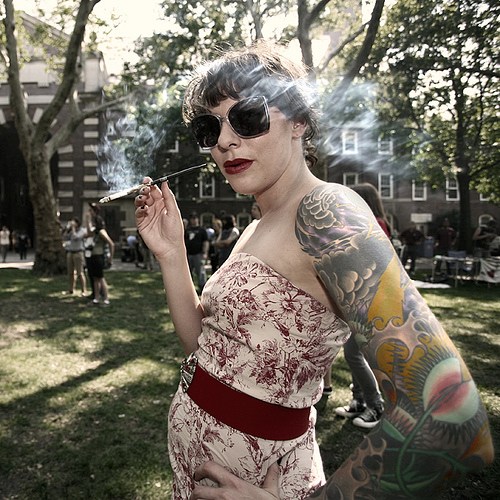
#> input picture set/source/im1.jpg, 500 x 500 px; its folder holds only this picture in this run
$ python MassiveTest.py   (Python 2 division)
#> lines starting #> are read from the running program, lines starting #| are printed output that depends on the picture
### SightSpotDetector.py
#!/usr/bin/env python

"""
SightSpotDetector is fully-functional visual attention framework.

It allows the following:
1) Calculation of saliency map for given image (grayscale or heatmap-colored).
2) Obtain pixel-precise saliency map of given image.
3) Extract main objects using specific algorithm.

Framework uses lazy calculation so it`s doing less worthless work.
"""

__author__    = 'Igor Ryabtsov aka Tinnulion'
__copyright__ = "Copyright (c) 2014"
__license__   = "Apache 2.0"
__version__   = "1.0"

import math
import numpy
import scipy.ndimage
from PIL import Image
import SightSpotUtil

class SightSpotDetector():

    # Global constants.
    _SMALL_BLUR_RATIO = 0.1
    _LARGE_BLUR_RATIO = 0.15
    _CELL_SIZE_RATIO = 1.0
    _SLIC_ALPHA = 0.25
    _ITERATION_NUMBER = 4

    def __init__(self, image, grain=0.1):
        """
        Public constructor of SightSpotDetector.

        Parameters
        ----------
        image : PIL.Image, numpy.ndarray or string
            Should be either 3 channel RGB image with 8bit channels (PIL.Image or numpy array) or filename.
        grain : floating-point value
            Value should be between 0.0 and 1.0.
        """
        rgb_image = image
        if isinstance(rgb_image, basestring):
            rgb_image = Image.open(rgb_image)
        if isinstance(rgb_image, Image.Image):
            rgb_image = numpy.asarray(rgb_image, dtype='float32')
        if not isinstance(rgb_image, numpy.ndarray):
            raise Exception('Argument "image" should be either PIL.Image, numpy.ndarray or string filename!')

        self._rgb_image = rgb_image
        self._orgb_image = None
        self._saliency_map = None
        self._fusion_map = None
        self._raw_heatmap = None
        self._precise_heatmap = None

        (width, height) = self._rgb_image.shape[1], self._rgb_image.shape[0]
        area = float(width * height)
        dim = math.sqrt(area) * grain
        self._small_sigma = self._SMALL_BLUR_RATIO * dim
        self._large_sigma = self._LARGE_BLUR_RATIO * dim
        self._cell_size = self._CELL_SIZE_RATIO * dim
        if self._cell_size <= 4.0:
            self._cell_size = 4.0

    def _get_orgb_image(self):
        if self._orgb_image is None:
            self._orgb_image = SightSpotUtil.eval_orgb_image(self._rgb_image)
        return self._orgb_image

    def _get_saliency_map(self, type):
        orgb_image = self._get_orgb_image()
        if type == 'raw':
            if self._saliency_map is None:
                small_sigma = self._small_sigma
                large_sigma = self._large_sigma
                self._saliency_map = SightSpotUtil.eval_saliency_map(orgb_image, small_sigma, large_sigma, 'auto')
            return self._saliency_map
        if type == 'precise':
            if self._fusion_map is None:
                saliency_map = self._get_saliency_map(type='raw')
                cell_size = self._cell_size
                alpha = self._SLIC_ALPHA
                iterations = self._ITERATION_NUMBER
                segmentation_map = SightSpotUtil.eval_slic_map(orgb_image, cell_size, alpha, iterations)
                self._fusion_map = SightSpotUtil.combine_saliency_and_segmentation(saliency_map, segmentation_map)
            return self._fusion_map
        raise Exception('Unknown argument value type = "' + str(type) + '"')

    def get_saliency_map(self, type='precise'):
        """
        Returns saliency map of image passed to SightSpotDetector constructor.

        Parameters
        ----------
        type : 'raw' or 'precise'
            Specifies whenever segmentation will be used to improve saliency map (slower).

        Returns
        -------
        out : ndarray
            Saliency map.
        """
        return self._get_saliency_map(type).copy()

    # [44 lines left out: functions get_heatmap, threshold, not called in this run]

    def get_foreground(self, source, value='auto'):
        """
        Removes background pixels from input image and returns result.

        Parameters
        ----------
        source : 'raw' or 'precise'
            Which saliency map to use for thresholding.
        type : float or 'auto'
            Specifies thresholding value.

        Returns
        -------
        out : PIL.Image
            Image without background pixels.
        """
        saliency_map = self._get_saliency_map(source)
        return Image.fromarray(SightSpotUtil.remove_background(self._rgb_image, saliency_map, value))

    # [22 lines left out: function cut_objects, not called in this run]

# [2 lines that do not run on import are left out]

### SightSpotUtil.py
#!/usr/bin/env python

"""
This file contains implementation of few auxiliary algorithms for SightSpotDetector.
"""

__author__    = 'Igor Ryabtsov aka Tinnulion'
__copyright__ = "Copyright (c) 2014"
__license__   = "Apache 2.0"
__version__   = "1.0"

import math
import sys
import numpy
import numpy.linalg
import scipy.ndimage
import scipy.fftpack
from PIL import Image

def _eval_new_orgb_angle(rt, mask, add, mul):
    rt[mask] = add + mul * rt[mask]

def eval_orgb_image(rgb_image):
    """
    Converts specified RGB image to array with oRGB components.

    Parameters
    ----------
    rgb_image : ndarray
        Should be 3 channel RGB image with 8bit per channels

    Returns
    -------
    out : ndarray
        oRGB representation of image.
    """
    assert(len(rgb_image.shape) == 3)
    assert(rgb_image.shape[-1] == 3)
    h, w = rgb_image.shape[0:2]
    orgb_array = numpy.reshape(numpy.array(rgb_image, dtype='float32') / 255.0, (h * w, 3))
    pre_transform = numpy.array([[0.2990, 0.5870, 0.1140], [0.8660, -0.8660, 0.0], [0.5000, 0.5000, -1.0000]])
    orgb_array = numpy.dot(pre_transform, orgb_array.transpose()).transpose()

    rg = orgb_array[:,1]
    yb = orgb_array[:,2]
    t = numpy.arctan2(rg, yb)
    mask_t_vs_0 = (t >= 0.0)
    mask_t_vs_pi_3 = (numpy.abs(t) >= math.pi / 3.0)
    rt = numpy.array(t)

    _eval_new_orgb_angle(rt, mask_t_vs_0 & mask_t_vs_pi_3, 0.25 * math.pi, 0.75)
    _eval_new_orgb_angle(rt, mask_t_vs_0 & ~mask_t_vs_pi_3, 0.0, 1.5)

    _eval_new_orgb_angle(rt, ~mask_t_vs_0 & mask_t_vs_pi_3, -0.25 * math.pi, 0.75)
    _eval_new_orgb_angle(rt, ~mask_t_vs_0 & ~mask_t_vs_pi_3, 0.0, 1.5)

    dt = rt - t
    cos_dt = numpy.cos(dt)
    sin_dt = numpy.sin(dt)
    r_yb = cos_dt * yb - sin_dt * rg
    r_rg = sin_dt * yb + cos_dt * rg

    orgb_array[:,1] = r_rg
    orgb_array[:,2] = r_yb
    orgb_image = orgb_array.reshape(h, w, 3)
    return orgb_image

################################################################################

def _ft_gaussian_blur(fft_image, sigma, pad_x, pad_y, w, h):
    convolved_image =  scipy.ndimage.fourier_gaussian(fft_image, [sigma, sigma, 0.0])
    blurred_image = scipy.fftpack.ifft2(convolved_image, axes=(0, 1)).real
    cut_image = blurred_image[pad_y:pad_y+h, pad_x:pad_x+w,:]
    return cut_image

def eval_saliency_map(orgb_image, small_sigma, large_sigma, params=(0.0, 0.0, 0.0)):
    """
    Calculates raw saliency map from given oRGB image.

    Parameters
    ----------
    orgb_image : ndarray
        Should be 3 channel oRGB image with float32 channels
    small_sigma : float
        Controls blur - it`s best to set ~ 1% of input image dimension.
    large_sigma : float
        Controls blur - it`s best to set ~ 20% of input image dimension.
    params : 3-tuple of floats or 'auto' (can be omited - no correction this way)
        Nonlinear correction is applied to saliency map to make it perceive better.

    Returns
    -------
    out : ndarray
        Raw saliency map of input image.
    """
    assert(len(orgb_image.shape) == 3)
    assert(orgb_image.shape[-1] == 3)
    assert(large_sigma > small_sigma)
    assert((type(params) == tuple and len(params) == 3) or params == 'auto')

    w = orgb_image.shape[1]
    h = orgb_image.shape[0]
    pad_x = w / 8
    pad_y = h / 8
    padded_image = numpy.zeros((h + 2 * pad_y, w + 2 * pad_x, 3), dtype='float32')
    padded_image[pad_y:pad_y+h, pad_x:pad_x+w,:] = orgb_image[:,:,:]
    fft_image = scipy.fftpack.fft2(padded_image, axes=(0, 1))

    small_blur_image_1 = _ft_gaussian_blur(fft_image, 1 * small_sigma, pad_x, pad_y, w, h)
    small_blur_image_2 = _ft_gaussian_blur(fft_image, 2 * small_sigma, pad_x, pad_y, w, h)
    small_blur_image_4 = _ft_gaussian_blur(fft_image, 4 * small_sigma, pad_x, pad_y, w, h)

    large_blur_image_1 = _ft_gaussian_blur(fft_image, 1 * large_sigma, pad_x, pad_y, w, h)
    large_blur_image_2 = _ft_gaussian_blur(fft_image, 2 * large_sigma, pad_x, pad_y, w, h)
    large_blur_image_4 = _ft_gaussian_blur(fft_image, 4 * large_sigma, pad_x, pad_y, w, h)

    difference_1 = small_blur_image_1 - large_blur_image_1
    difference_2 = small_blur_image_2 - large_blur_image_2
    difference_4 = small_blur_image_4 - large_blur_image_4

    saliency_map_1 = numpy.sqrt(numpy.sum(numpy.square(difference_1), axis=2))
    saliency_map_2 = numpy.sqrt(numpy.sum(numpy.square(difference_2), axis=2))
    saliency_map_4 = numpy.sqrt(numpy.sum(numpy.square(difference_4), axis=2))

    saliency_map = (saliency_map_1 + saliency_map_2 + saliency_map_4) / 9.0
    if params == 'auto':
        a = numpy.mean(saliency_map) / 2.0
        b = numpy.std(saliency_map)
        c = 1.0
    else:
        a = float(params[0])
        b = float(params[1])
        c = float(params[2])
    saliency_map_log = 1.0 / (1.0 + numpy.exp(-(saliency_map - b) / a))
    saliency_map_adj = (1.0 - c) * saliency_map + c * saliency_map_log
    return saliency_map_adj

################################################################################

def _get_lowest_grad_pos(orgb_image, x, y):
    nx, ny = int(x + 0.5), int(y + 0.5)
    low_x, high_x = nx - 2, nx+ 3
    assert (low_x >= 0)
    assert (high_x < orgb_image.shape[1])
    low_y, high_y = ny - 2, ny + 3
    assert (low_y >= 0)
    assert (high_y < orgb_image.shape[0])
    neighbor = orgb_image[low_y:high_y, low_x:high_x]
    opt_x, opt_y = nx, ny
    min_grad = sys.float_info.max
    for dy in xrange(1, 4):
        for dx in xrange(1, 4):
            diff_x = numpy.mean(neighbor[dy-1:dy+2, dx-1] - neighbor[dy-1:dy+2, dx+1], axis=0)
            diff_y = numpy.mean(neighbor[dy-1, dx-1:dx+2] - neighbor[dy+1, dx-1:dx+2], axis=0)
            grad = numpy.linalg.norm(diff_x, 2) + numpy.linalg.norm(diff_y, 2)
            if grad < min_grad:
                opt_x, opt_y = nx + dx - 2, ny + dy - 2
                min_grad = grad
    return opt_x, opt_y

def _init_clusters_centers(orgb_image, cell_size):
    width = orgb_image.shape[1]
    height = orgb_image.shape[0]
    cell_number_x = int(float(width) / cell_size - 0.5)
    cell_number_y = int(float(height) / cell_size - 0.5)
    pad_x = 0.5 * (width - cell_number_x * cell_size)
    pad_y = 0.5 * (height - cell_number_y * cell_size)
    assert(pad_x >= 1.0)
    assert(pad_y >= 1.0)
    cluster_centers = []
    for ny in xrange(cell_number_y + 1):
        y = ny * cell_size + pad_y
        for nx in xrange(cell_number_x + 1):
            x = nx * cell_size + pad_x
            lx, ly = _get_lowest_grad_pos(orgb_image, x, y)
            cluster_centers.append((lx, ly, orgb_image[ly, lx]))
    return cluster_centers

def _do_slic_iteration(orgb_image, cell_size, labels, distances, cluster_centers, alpha):
    width = orgb_image.shape[1]
    height = orgb_image.shape[0]
    coordinates = numpy.mgrid[0:height, 0:width].swapaxes(0, 2).swapaxes(0, 1)

    for i in xrange(len(cluster_centers)):
        center_x, center_y = cluster_centers[i][0], cluster_centers[i][1]
        low_x, high_x = int(center_x - cell_size), int(center_x + cell_size + 1)
        low_y, high_y = int(center_y - cell_size), int(center_y + cell_size + 1)
        low_x, high_x = max(0, low_x), min(width, high_x)
        low_y, high_y = max(0, low_y), min(height, high_y)
        window = orgb_image[low_y:high_y, low_x:high_x]
        window_distances = distances[low_y:high_y, low_x:high_x]

        color_diff = window - cluster_centers[i][2]
        color_dist = numpy.sqrt(numpy.sum(numpy.square(color_diff), axis=2)) / 3.0
        mesh_x = numpy.square((numpy.arange(low_x, high_x) - center_x) / cell_size)
        mesh_y = numpy.square((numpy.arange(low_y, high_y) - center_y) / cell_size)
        mesh_xx, mesh_yy = numpy.meshgrid(mesh_x, mesh_y)
        coordinate_dist = numpy.sqrt(mesh_xx + mesh_yy)
        total_dist = (1.0 - alpha) * color_dist + alpha * coordinate_dist

        threshold_idx = (total_dist < window_distances)
        window_distances[threshold_idx] = total_dist[threshold_idx]

        labels[low_y:high_y, low_x:high_x][threshold_idx] = i
        distances[low_y:high_y, low_x:high_x] = window_distances

    for i in xrange(len(cluster_centers)):
        current_cluster_idx = (labels == i)
        cluster_size = numpy.sum(current_cluster_idx)
        if cluster_size != 0:
            new_coordinates = numpy.sum(coordinates[current_cluster_idx], axis=0)
            new_x = new_coordinates[1] / cluster_size
            new_y = new_coordinates[0] / cluster_size
            new_color = numpy.sum(orgb_image[current_cluster_idx], axis=0) / cluster_size
            cluster_centers[i] = (new_x, new_y, new_color)

def _label_unassigned_pixels(labels):
    neg_idx = (labels < 0)
    neg_map = neg_idx.astype('int32')
    labeled_array, num_features = scipy.ndimage.label(neg_map, structure=[[1,1,1],[1,1,1],[1,1,1]])
    labeled_array[neg_idx] += numpy.max(labels)
    labeled_array += labels
    return labeled_array

# [36 lines left out: functions _get_adj_by_direction, _get_adj_matrix, not called in this run]

def _get_component_masks(labels, number_of_clusters):
    labels_masks = []
    for i in xrange(number_of_clusters):
        labels_masks.append(labels == i)
    return labels_masks

def _find_broken(labels, number_of_clusters, masks, cluster_centers, cell_size):
    min_area = int(0.1 * cell_size * cell_size + 0.5)
    is_broken = numpy.array([True] * number_of_clusters, dtype='bool')
    for center in cluster_centers:
        x, y = center[0], center[1]
        is_broken[labels[y, x]] = False
    for i in xrange(number_of_clusters):
        component_idx = masks[i]
        if numpy.sum(component_idx) < min_area:
            is_broken[i] = True
    return list(numpy.arange(0, number_of_clusters)[is_broken])

# [8 lines left out: function _get_cluster_colors, not called in this run]

def _enforce_connectivity(orgb_image, labels, cluster_centers, cell_size):
    labels = _label_unassigned_pixels(labels)
    number_of_clusters = numpy.max(labels) + 1
    masks = _get_component_masks(labels, number_of_clusters)
    broken_clusters = _find_broken(labels, number_of_clusters, masks, cluster_centers, cell_size)
    if len(broken_clusters) > 0:
        adj_matrix = _get_adj_matrix(labels, number_of_clusters)
        cluster_colors = _get_cluster_colors(orgb_image, number_of_clusters, masks)
        for i in broken_clusters:
            current_color = cluster_colors[i]
            cluster_idx = masks[i]
            adj_clusters = adj_matrix[i]
            new_label = i
            min_distance = sys.float_info.max
            for j in adj_clusters:
                cluster_color = cluster_colors[j]
                distance = numpy.sqrt(numpy.sum(numpy.square(cluster_color - current_color))) / 3.0
                if distance < min_distance:
                    min_distance = distance
                    new_label = j
            labels[cluster_idx] = new_label
    unique_labels = numpy.unique(labels)
    mapping = numpy.zeros(number_of_clusters, dtype='int32')
    for i in xrange(len(unique_labels)):
        mapping[unique_labels[i]] = i
    labels = mapping[labels]
    return labels

def eval_slic_map(orgb_image, cell_size, alpha, iteration_number=16):
    """
    Calculates segmentation map of given oRGB image by SLIC algorithm.

    Parameters
    ----------
    orgb_image : ndarray
        Should be 3 channel oRGB image with float32 channels
    cell_size : int
        Controls number of clusters.
    alpha : float
        Define what is more important - cluster compactness or color similarity.
    iteration_number : int
        Number of iteration. Default value is 16.

    Returns
    -------
    out : ndarray
        Segmentation labels map for each pixel.
    """
    assert(cell_size >= 4.0)
    cluster_centers = _init_clusters_centers(orgb_image, cell_size)
    for k in xrange(iteration_number):
        labels = -1 * numpy.ones(orgb_image.shape[:2], dtype='int32')
        distances = sys.float_info.max * numpy.ones(orgb_image.shape[:2], dtype='float32')
        _do_slic_iteration(orgb_image, cell_size, labels, distances, cluster_centers, alpha)
    labels = _enforce_connectivity(orgb_image, labels, cluster_centers, cell_size)
    return labels

################################################################################

# [44 lines left out: functions _get_heatmap_palette, eval_heatmap, not called in this run]

def combine_saliency_and_segmentation(saliency_map, segmentation_map):
    """
    Combines saliency map and segmentation map producing pixel-precise segmentation.

    Parameters
    ----------
    saliency_map : ndarray
        Should be 2D-array with [0, 1] items.
    segmentation_map : ndarray
        Should be 2D-array with nonnegative integer items.

    Returns
    -------
    out : ndarray
        New saliency map with pixel precision.
    """
    palette = scipy.ndimage.mean(saliency_map, segmentation_map, numpy.arange(0, numpy.max(segmentation_map) + 1))
    palette = numpy.array(palette)
    return palette[segmentation_map]

################################################################################

def _estimate_threshold(saliency_map):
    return 1.2 * numpy.mean(saliency_map)

def _get_salient_mask(saliency_map, value='auto'):
    if value == 'auto':
        value = _estimate_threshold(saliency_map)
    assert(0.0 < value)
    return (saliency_map >= value)

# [19 lines left out: function threshold, not called in this run]

def remove_background(rgb_image, saliency_map, value='auto'):
    """
    Substitute background pixels by black color.

    Parameters
    ----------
    rgb_image : ndarray
        Should be 3 channel RGB image with 8bit per channels
    saliency_map : ndarray
        Should be 2D-array with [0, 1] items.
    value : float or 'auto'
        Scalar should be in [0, 1].

    Returns
    -------
    out : ndarray
        List of thresholded maps.
    """
    idx = _get_salient_mask(saliency_map, value)
    result = rgb_image.copy()
    result[~idx] = [0, 0, 0]
    return result.astype('uint8')

# [69 lines left out: functions detect_bounds, detect_objects, not called in this run]

# [2 lines that do not run on import are left out]

### MassiveTest.py
#!/usr/bin/env python

"""
Detect thresholded saliency maps for all image in specified folder.
"""

__author__    = 'Igor Ryabtsov aka Tinnulion'
__copyright__ = 'Copyright (c) 2014'
__license__   = 'Apache 2.0'
__version__   = '1.0'

import os
from PIL import Image
import SightSpotDetector

INPUT_FOLDER = r'/home/tinnulion/PycharmProjects/sight-spot/set/source'
OUTPUT_FOLDER = r'/home/tinnulion/PycharmProjects/sight-spot/set/sight-spot'

for root, dirs, files in os.walk(INPUT_FOLDER, topdown=False):
    for name in files:
        path = os.path.join(root, name)
        print 'Processing:', path
        detector = SightSpotDetector.SightSpotDetector(path)

        saliency_map = Image.fromarray(255.0 * detector.get_saliency_map(type='raw')).convert('RGB')
        saliency_map.save(OUTPUT_FOLDER + '/raw_saliency_map.' + name)

        #heatmap = detector.get_heatmap(source='raw')
        #heatmap.save(OUTPUT_FOLDER + '/raw_heatmap.' + name)

        foreground = detector.get_foreground(source='precise')
        foreground.save(OUTPUT_FOLDER + '/foreground.' + name)
#> this loop made 1 pass
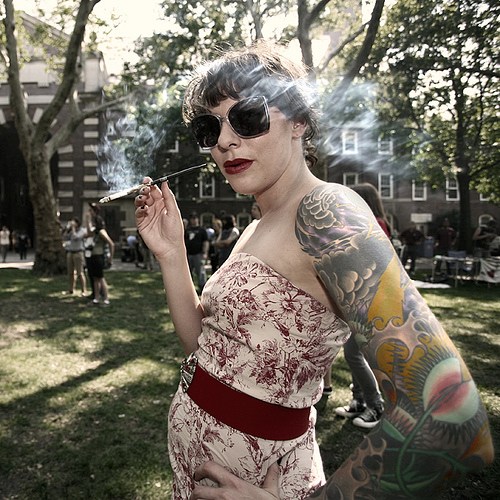
#> input picture set/source/im1.jpg, 500 x 500 px
#> pass 1, in eval_orgb_image, `orgb_image = orgb_array.reshape(h, w, 3)`:
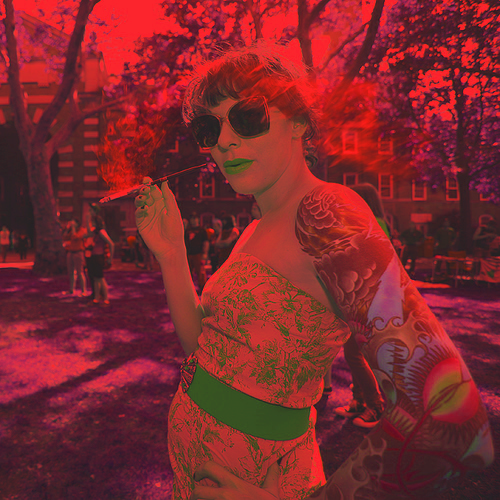
#> orgb_image: shape (500, 500, 3) float64; mean of channels 0, 1, 2 0.416, 0.0274, 0.0471; drawn with min black and max white
#> pass 1, in _ft_gaussian_blur, `blurred_image = scipy.fftpack.ifft2(convolved_image, axes=(0, 1)).real`:
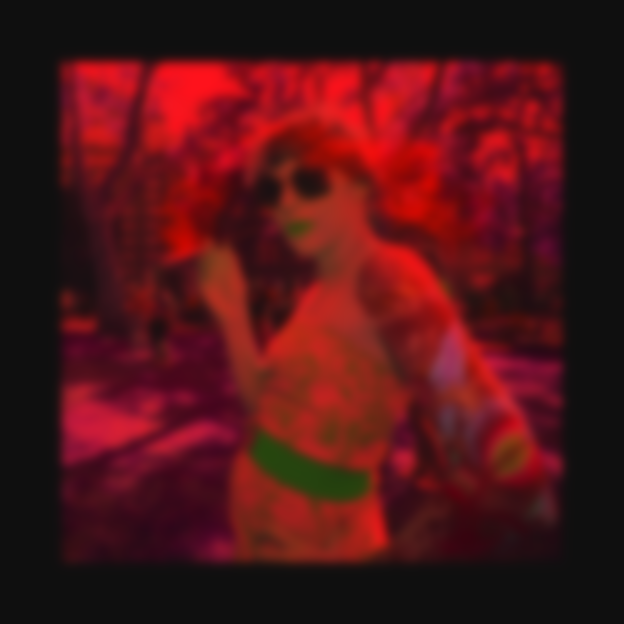
#> blurred_image: shape (624, 624, 3) float32; mean of channels 0, 1, 2 0.267, 0.0176, 0.0302; drawn with min black and max white
#> pass 1, in _ft_gaussian_blur, `cut_image = blurred_image[pad_y:pad_y+h, pad_x:pad_x+w,:]`:
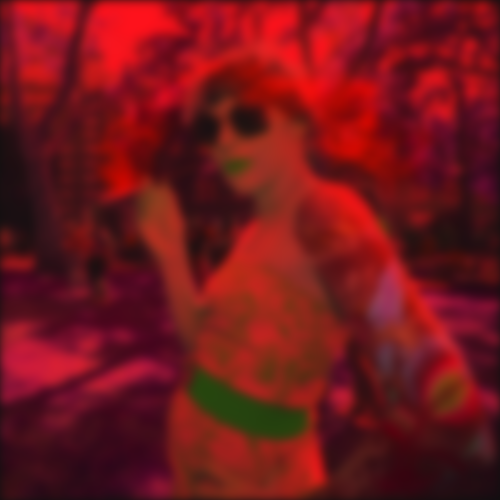
#> cut_image: shape (500, 500, 3) float32; mean of channels 0, 1, 2 0.409, 0.0273, 0.0463; drawn with min black and max white
#> after the loop:
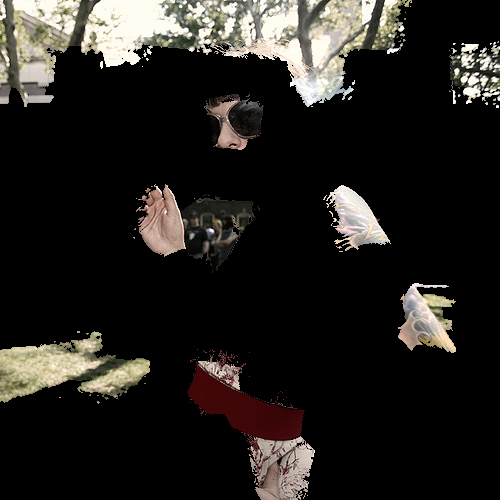
#> foreground: PIL image 500x500 RGB; mean R, G, B 35.7, 33.2, 30
#> after the loop:
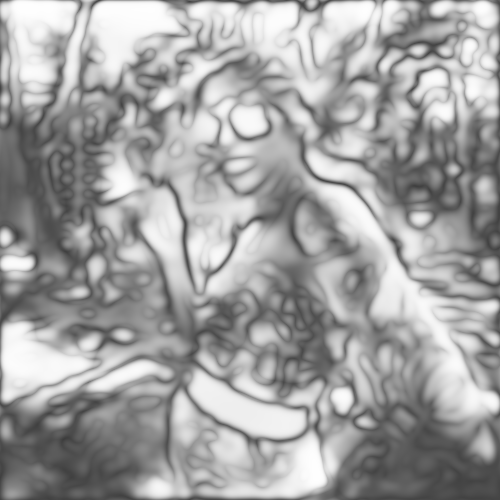
#> saliency_map: PIL image 500x500 RGB; min 60, max 254, mean 162
